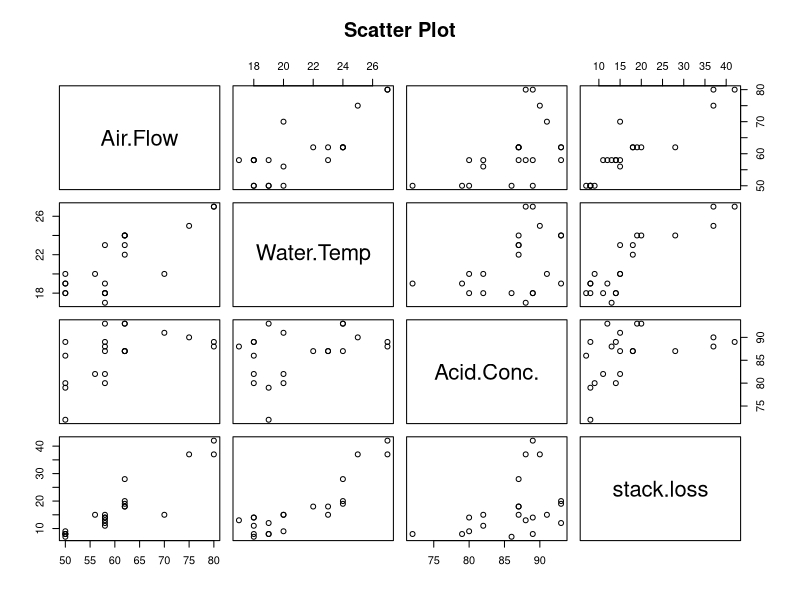
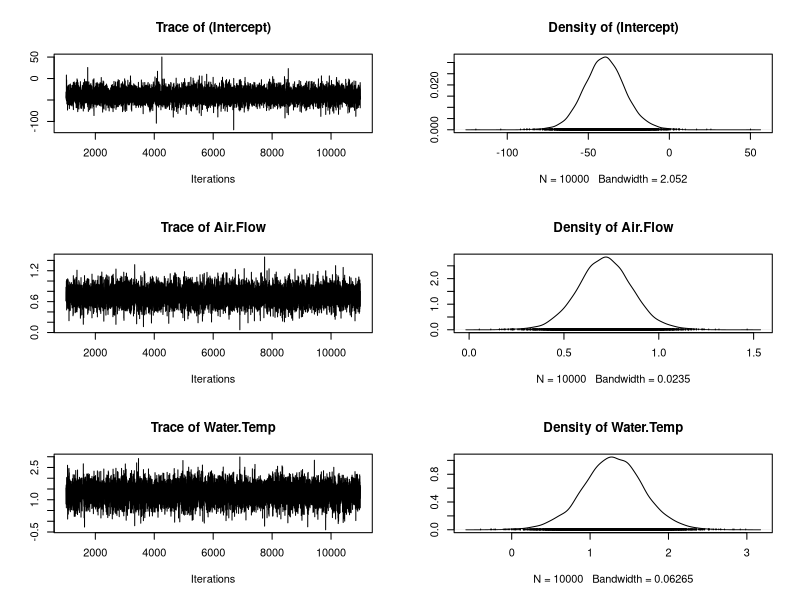
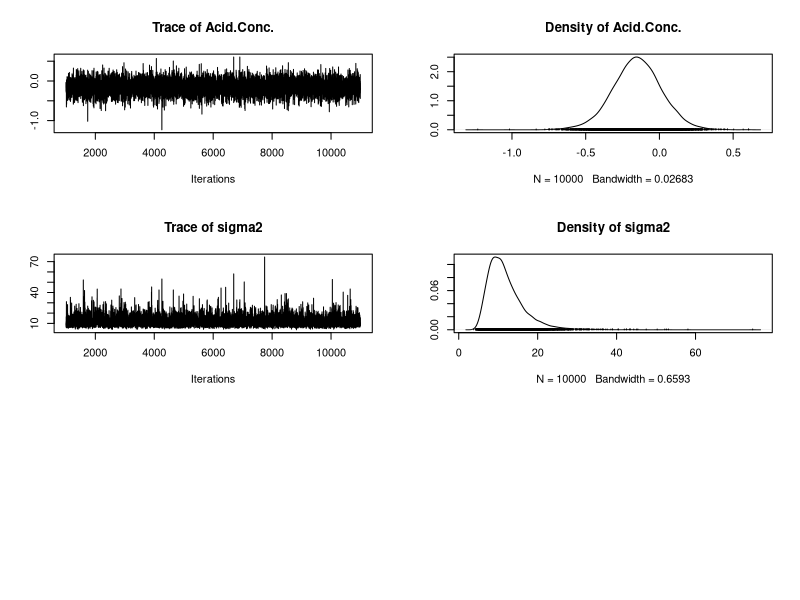

These figures' R source, in order:
## ---- chunk 1
data = data(stackloss)
data <- stackloss
head(data)
## ---- chunk 2
pairs(stackloss, main = "Scatter Plot")

## ---- chunk 3
freq_reg = lm(stack.loss ~ ., data = data)
summary(freq_reg)

print("confidence intervals for parameters")
confint(freq_reg,level=0.95)

print("prediction vs true value")
cbind(data["stack.loss"],predict(freq_reg))
rmse <- sqrt(mean((data[["stack.loss"]] - predict(freq_reg))^2))
print(rmse)


print("Confidence Intervals")
predict(freq_reg,newdata = data.frame(Air.Flow=60,Water.Temp=20,Acid.Conc.=80),interval = "confidence",level = 0.95)

print("Prediction Interval")
predict(freq_reg,newdata = data.frame(Air.Flow=60,Water.Temp=20,Acid.Conc.=80),interval = "prediction",level = 0.95)


## ---- chunk 4
library(MCMCpack)
burnin = 1000
mcmc = 10000

# train model
bayes_reg = MCMCregress(stack.loss ~ ., data = data, burnin = burnin, mcmc = mcmc)
summary(bayes_reg)

# plot trace
plot(bayes_reg)

# posterior mean & medians
print("posterior mean/median")

apply(bayes_reg, 2, mean)
apply(bayes_reg, 2, median)

# credible intervals
print("confidence intervals for parameters")
apply(bayes_reg, 2, quantile, probs= c(0.025, 0.975))

# Predictions 
print("predict")

betas = bayes_reg[,1:4]
beta_mean = apply(betas, 2, mean)
n = nrow(data)
X <- cbind(rep(1,n),
           as.numeric(data[["Air.Flow"]]), 
           as.numeric(data[["Water.Temp"]]), 
           as.numeric(data[["Acid.Conc."]]))
y_pred = X %*% beta_mean
compare_pred = cbind(data["stack.loss"], y_pred)

rmse <- sqrt(mean((data[["stack.loss"]] - y_pred)^2))
print(rmse)

# Confidence intervals
print("confidence intervals for regression")
X_new = c(1, 60, 20, 80)
y_pred_new_mean = X_new %*% t(betas)
quantile(y_pred_new_mean, probs = c(0.025, 0.975))

# Predictive Interval
print("predictive intervals for predictions")
sigma2 = bayes_reg[,5]
y_pred_new_predInterval = rnorm(mcmc, y_pred_new_mean, sqrt(sigma2))
quantile(y_pred_new_predInterval, probs = c(0.025, 0.975))
